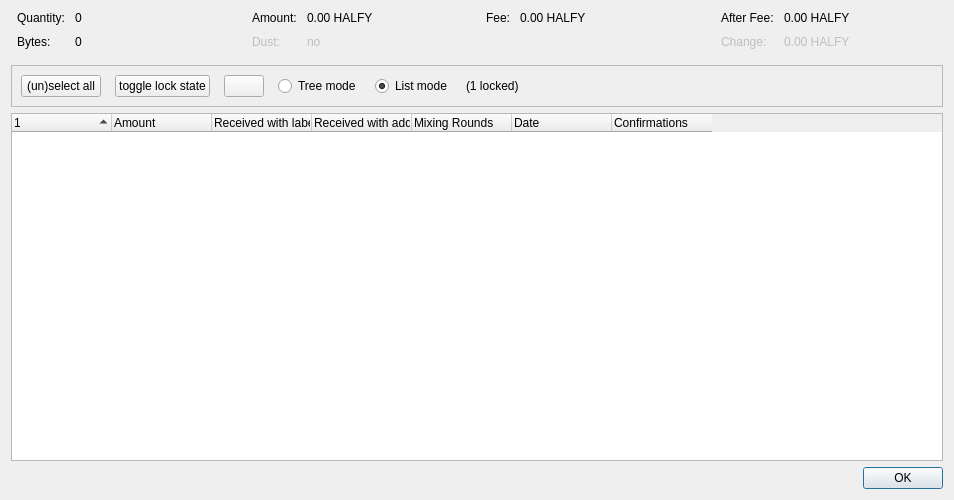
<?xml version="1.0" encoding="UTF-8"?>
<ui version="4.0">
 <class>CoinControlDialog</class>
 <widget class="QDialog" name="CoinControlDialog">
  <property name="geometry">
   <rect>
    <x>0</x>
    <y>0</y>
    <width>954</width>
    <height>500</height>
   </rect>
  </property>
  <property name="windowTitle">
   <string>Coin Selection</string>
  </property>
  <layout class="QVBoxLayout" name="verticalLayout">
   <item>
    <layout class="QHBoxLayout" name="horizontalLayoutTop" stretch="0,0,0,0">
     <property name="topMargin">
      <number>0</number>
     </property>
     <property name="bottomMargin">
      <number>10</number>
     </property>
     <item>
      <layout class="QFormLayout" name="formLayoutCoinControl1">
       <property name="horizontalSpacing">
        <number>10</number>
       </property>
       <property name="verticalSpacing">
        <number>10</number>
       </property>
       <property name="leftMargin">
        <number>6</number>
       </property>
       <property name="rightMargin">
        <number>6</number>
       </property>
       <item row="0" column="0">
        <widget class="QLabel" name="labelCoinControlQuantityText">
         <property name="text">
          <string>Quantity:</string>
         </property>
        </widget>
       </item>
       <item row="0" column="1">
        <widget class="QLabel" name="labelCoinControlQuantity">
         <property name="cursor">
          <cursorShape>IBeamCursor</cursorShape>
         </property>
         <property name="contextMenuPolicy">
          <enum>Qt::ActionsContextMenu</enum>
         </property>
         <property name="text">
          <string notr="true">0</string>
         </property>
         <property name="textInteractionFlags">
          <set>Qt::LinksAccessibleByMouse|Qt::TextSelectableByKeyboard|Qt::TextSelectableByMouse</set>
         </property>
        </widget>
       </item>
       <item row="1" column="0">
        <widget class="QLabel" name="labelCoinControlBytesText">
         <property name="text">
          <string>Bytes:</string>
         </property>
        </widget>
       </item>
       <item row="1" column="1">
        <widget class="QLabel" name="labelCoinControlBytes">
         <property name="cursor">
          <cursorShape>IBeamCursor</cursorShape>
         </property>
         <property name="contextMenuPolicy">
          <enum>Qt::ActionsContextMenu</enum>
         </property>
         <property name="text">
          <string notr="true">0</string>
         </property>
         <property name="textInteractionFlags">
          <set>Qt::LinksAccessibleByMouse|Qt::TextSelectableByKeyboard|Qt::TextSelectableByMouse</set>
         </property>
        </widget>
       </item>
      </layout>
     </item>
     <item>
      <layout class="QFormLayout" name="formLayoutCoinControl2">
       <property name="horizontalSpacing">
        <number>10</number>
       </property>
       <property name="verticalSpacing">
        <number>10</number>
       </property>
       <property name="leftMargin">
        <number>6</number>
       </property>
       <property name="rightMargin">
        <number>6</number>
       </property>
       <item row="0" column="0">
        <widget class="QLabel" name="labelCoinControlAmountText">
         <property name="text">
          <string>Amount:</string>
         </property>
        </widget>
       </item>
       <item row="0" column="1">
        <widget class="QLabel" name="labelCoinControlAmount">
         <property name="cursor">
          <cursorShape>IBeamCursor</cursorShape>
         </property>
         <property name="contextMenuPolicy">
          <enum>Qt::ActionsContextMenu</enum>
         </property>
         <property name="text">
          <string notr="true">0.00 HALFY</string>
         </property>
         <property name="textInteractionFlags">
          <set>Qt::LinksAccessibleByMouse|Qt::TextSelectableByKeyboard|Qt::TextSelectableByMouse</set>
         </property>
        </widget>
       </item>
       <item row="1" column="0">
        <widget class="QLabel" name="labelCoinControlLowOutputText">
         <property name="enabled">
          <bool>false</bool>
         </property>
         <property name="text">
          <string>Dust:</string>
         </property>
        </widget>
       </item>
       <item row="1" column="1">
        <widget class="QLabel" name="labelCoinControlLowOutput">
         <property name="enabled">
          <bool>false</bool>
         </property>
         <property name="cursor">
          <cursorShape>IBeamCursor</cursorShape>
         </property>
         <property name="contextMenuPolicy">
          <enum>Qt::ActionsContextMenu</enum>
         </property>
         <property name="text">
          <string notr="true">no</string>
         </property>
         <property name="textInteractionFlags">
          <set>Qt::LinksAccessibleByMouse|Qt::TextSelectableByKeyboard|Qt::TextSelectableByMouse</set>
         </property>
        </widget>
       </item>
      </layout>
     </item>
     <item>
      <layout class="QFormLayout" name="formLayoutCoinControl3">
       <property name="horizontalSpacing">
        <number>10</number>
       </property>
       <property name="verticalSpacing">
        <number>10</number>
       </property>
       <property name="leftMargin">
        <number>6</number>
       </property>
       <property name="rightMargin">
        <number>6</number>
       </property>
       <item row="0" column="0">
        <widget class="QLabel" name="labelCoinControlFeeText">
         <property name="text">
          <string>Fee:</string>
         </property>
        </widget>
       </item>
       <item row="0" column="1">
        <widget class="QLabel" name="labelCoinControlFee">
         <property name="cursor">
          <cursorShape>IBeamCursor</cursorShape>
         </property>
         <property name="contextMenuPolicy">
          <enum>Qt::ActionsContextMenu</enum>
         </property>
         <property name="text">
          <string notr="true">0.00 HALFY</string>
         </property>
         <property name="textInteractionFlags">
          <set>Qt::LinksAccessibleByMouse|Qt::TextSelectableByKeyboard|Qt::TextSelectableByMouse</set>
         </property>
        </widget>
       </item>
      </layout>
     </item>
     <item>
      <layout class="QFormLayout" name="formLayoutCoinControl4">
       <property name="horizontalSpacing">
        <number>10</number>
       </property>
       <property name="verticalSpacing">
        <number>10</number>
       </property>
       <property name="leftMargin">
        <number>6</number>
       </property>
       <property name="rightMargin">
        <number>6</number>
       </property>
       <item row="0" column="0">
        <widget class="QLabel" name="labelCoinControlAfterFeeText">
         <property name="text">
          <string>After Fee:</string>
         </property>
        </widget>
       </item>
       <item row="0" column="1">
        <widget class="QLabel" name="labelCoinControlAfterFee">
         <property name="cursor">
          <cursorShape>IBeamCursor</cursorShape>
         </property>
         <property name="contextMenuPolicy">
          <enum>Qt::ActionsContextMenu</enum>
         </property>
         <property name="text">
          <string notr="true">0.00 HALFY</string>
         </property>
         <property name="textInteractionFlags">
          <set>Qt::LinksAccessibleByMouse|Qt::TextSelectableByKeyboard|Qt::TextSelectableByMouse</set>
         </property>
        </widget>
       </item>
       <item row="1" column="0">
        <widget class="QLabel" name="labelCoinControlChangeText">
         <property name="enabled">
          <bool>false</bool>
         </property>
         <property name="text">
          <string>Change:</string>
         </property>
        </widget>
       </item>
       <item row="1" column="1">
        <widget class="QLabel" name="labelCoinControlChange">
         <property name="enabled">
          <bool>false</bool>
         </property>
         <property name="cursor">
          <cursorShape>IBeamCursor</cursorShape>
         </property>
         <property name="contextMenuPolicy">
          <enum>Qt::ActionsContextMenu</enum>
         </property>
         <property name="text">
          <string notr="true">0.00 HALFY</string>
         </property>
         <property name="textInteractionFlags">
          <set>Qt::LinksAccessibleByMouse|Qt::TextSelectableByKeyboard|Qt::TextSelectableByMouse</set>
         </property>
        </widget>
       </item>
      </layout>
     </item>
    </layout>
   </item>
   <item>
    <widget class="QFrame" name="frame">
     <property name="minimumSize">
      <size>
       <width>0</width>
       <height>40</height>
      </size>
     </property>
     <property name="frameShape">
      <enum>QFrame::StyledPanel</enum>
     </property>
     <property name="frameShadow">
      <enum>QFrame::Sunken</enum>
     </property>
     <layout class="QHBoxLayout" name="horizontalLayout">
      <item>
       <layout class="QHBoxLayout" name="horizontalLayoutPanel" stretch="0,0,0,0,0,0,0">
        <property name="spacing">
         <number>14</number>
        </property>
        <item>
         <widget class="QPushButton" name="pushButtonSelectAll">
          <property name="sizePolicy">
           <sizepolicy hsizetype="Maximum" vsizetype="Fixed">
            <horstretch>0</horstretch>
            <verstretch>0</verstretch>
           </sizepolicy>
          </property>
          <property name="text">
           <string>(un)select all</string>
          </property>
          <property name="autoDefault">
           <bool>false</bool>
          </property>
         </widget>
        </item>
        <item>
         <widget class="QPushButton" name="pushButtonToggleLock">
          <property name="sizePolicy">
           <sizepolicy hsizetype="Maximum" vsizetype="Fixed">
            <horstretch>0</horstretch>
            <verstretch>0</verstretch>
           </sizepolicy>
          </property>
          <property name="text">
           <string>toggle lock state</string>
          </property>
          <property name="autoDefault">
           <bool>false</bool>
          </property>
         </widget>
        </item>
        <item>
         <widget class="QPushButton" name="hideButton">
          <property name="sizePolicy">
           <sizepolicy hsizetype="Maximum" vsizetype="Fixed">
            <horstretch>0</horstretch>
            <verstretch>0</verstretch>
           </sizepolicy>
          </property>
          <property name="text">
           <string/>
          </property>
          <property name="autoDefault">
           <bool>false</bool>
          </property>
         </widget>
        </item>
        <item>
         <widget class="QRadioButton" name="radioTreeMode">
          <property name="sizePolicy">
           <sizepolicy hsizetype="Maximum" vsizetype="Fixed">
            <horstretch>0</horstretch>
            <verstretch>0</verstretch>
           </sizepolicy>
          </property>
          <property name="text">
           <string>Tree mode</string>
          </property>
         </widget>
        </item>
        <item>
         <widget class="QRadioButton" name="radioListMode">
          <property name="sizePolicy">
           <sizepolicy hsizetype="Maximum" vsizetype="Fixed">
            <horstretch>0</horstretch>
            <verstretch>0</verstretch>
           </sizepolicy>
          </property>
          <property name="text">
           <string>List mode</string>
          </property>
          <property name="checked">
           <bool>true</bool>
          </property>
         </widget>
        </item>
        <item>
         <widget class="QLabel" name="labelLocked">
          <property name="text">
           <string>(1 locked)</string>
          </property>
         </widget>
        </item>
        <item>
         <spacer name="horizontalSpacer">
          <property name="orientation">
           <enum>Qt::Horizontal</enum>
          </property>
          <property name="sizeHint" stdset="0">
           <size>
            <width>40</width>
            <height>20</height>
           </size>
          </property>
         </spacer>
        </item>
       </layout>
      </item>
     </layout>
    </widget>
   </item>
   <item>
    <widget class="CoinControlTreeWidget" name="treeWidget">
     <property name="contextMenuPolicy">
      <enum>Qt::CustomContextMenu</enum>
     </property>
     <property name="sortingEnabled">
      <bool>false</bool>
     </property>
     <property name="columnCount">
      <number>7</number>
     </property>
     <attribute name="headerShowSortIndicator" stdset="0">
      <bool>true</bool>
     </attribute>
     <attribute name="headerStretchLastSection">
      <bool>false</bool>
     </attribute>
     <column>
      <property name="text">
       <string/>
      </property>
     </column>
     <column>
      <property name="text">
       <string>Amount</string>
      </property>
     </column>
     <column>
      <property name="text">
       <string>Received with label</string>
      </property>
     </column>
     <column>
      <property name="text">
       <string>Received with address</string>
      </property>
     </column>
     <column>
      <property name="text">
       <string>Mixing Rounds</string>
      </property>
     </column>
     <column>
      <property name="text">
       <string>Date</string>
      </property>
     </column>
     <column>
      <property name="text">
       <string>Confirmations</string>
      </property>
      <property name="toolTip">
       <string>Confirmed</string>
      </property>
     </column>
    </widget>
   </item>
   <item>
    <widget class="QDialogButtonBox" name="buttonBox">
     <property name="orientation">
      <enum>Qt::Horizontal</enum>
     </property>
     <property name="standardButtons">
      <set>QDialogButtonBox::Ok</set>
     </property>
    </widget>
   </item>
  </layout>
 </widget>
 <customwidgets>
  <customwidget>
   <class>CoinControlTreeWidget</class>
   <extends>QTreeWidget</extends>
   <header>qt/coincontroltreewidget.h</header>
  </customwidget>
 </customwidgets>
 <resources/>
 <connections/>
</ui>
